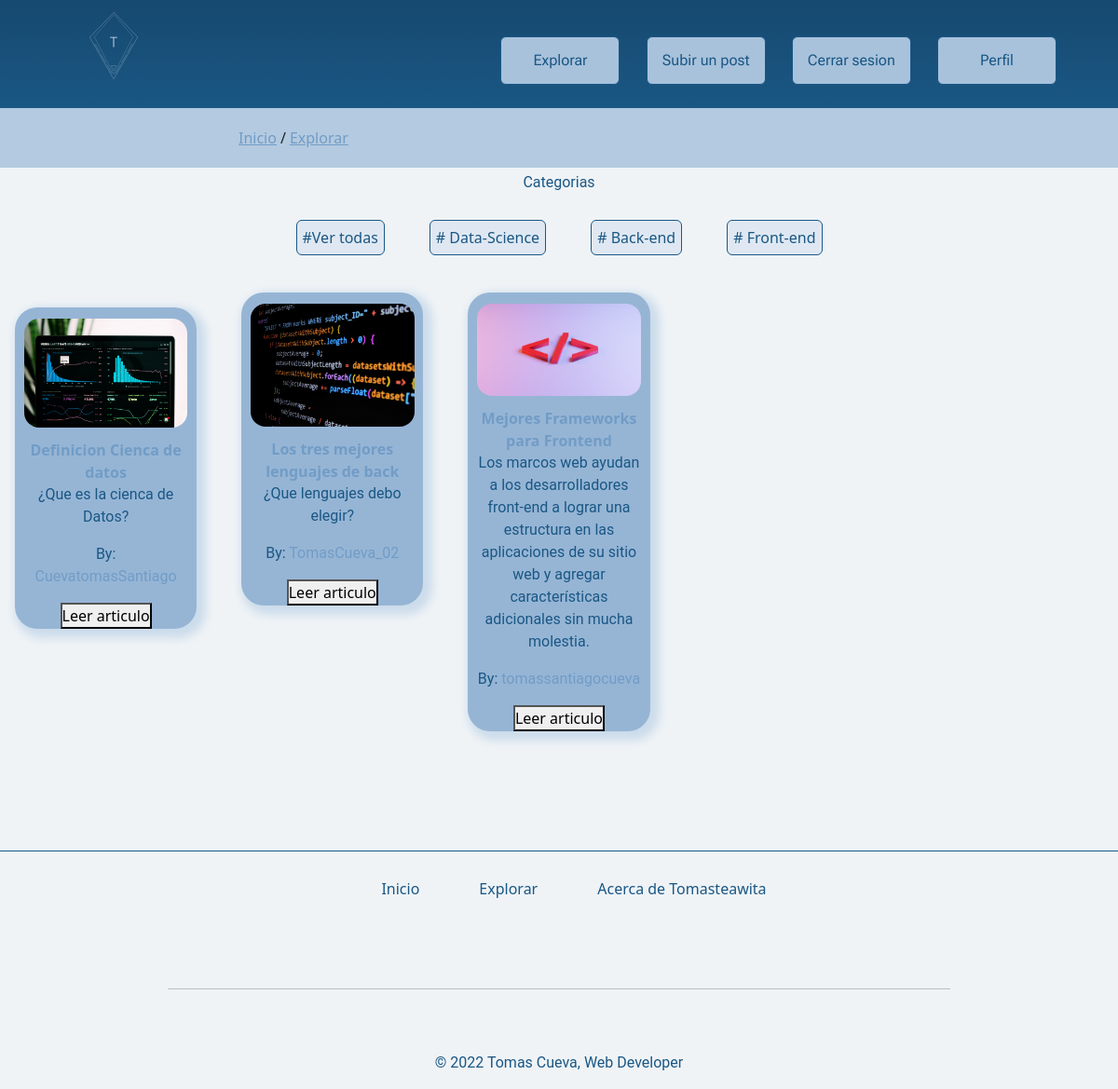
Before: /search/ (signed in) with the older database file.
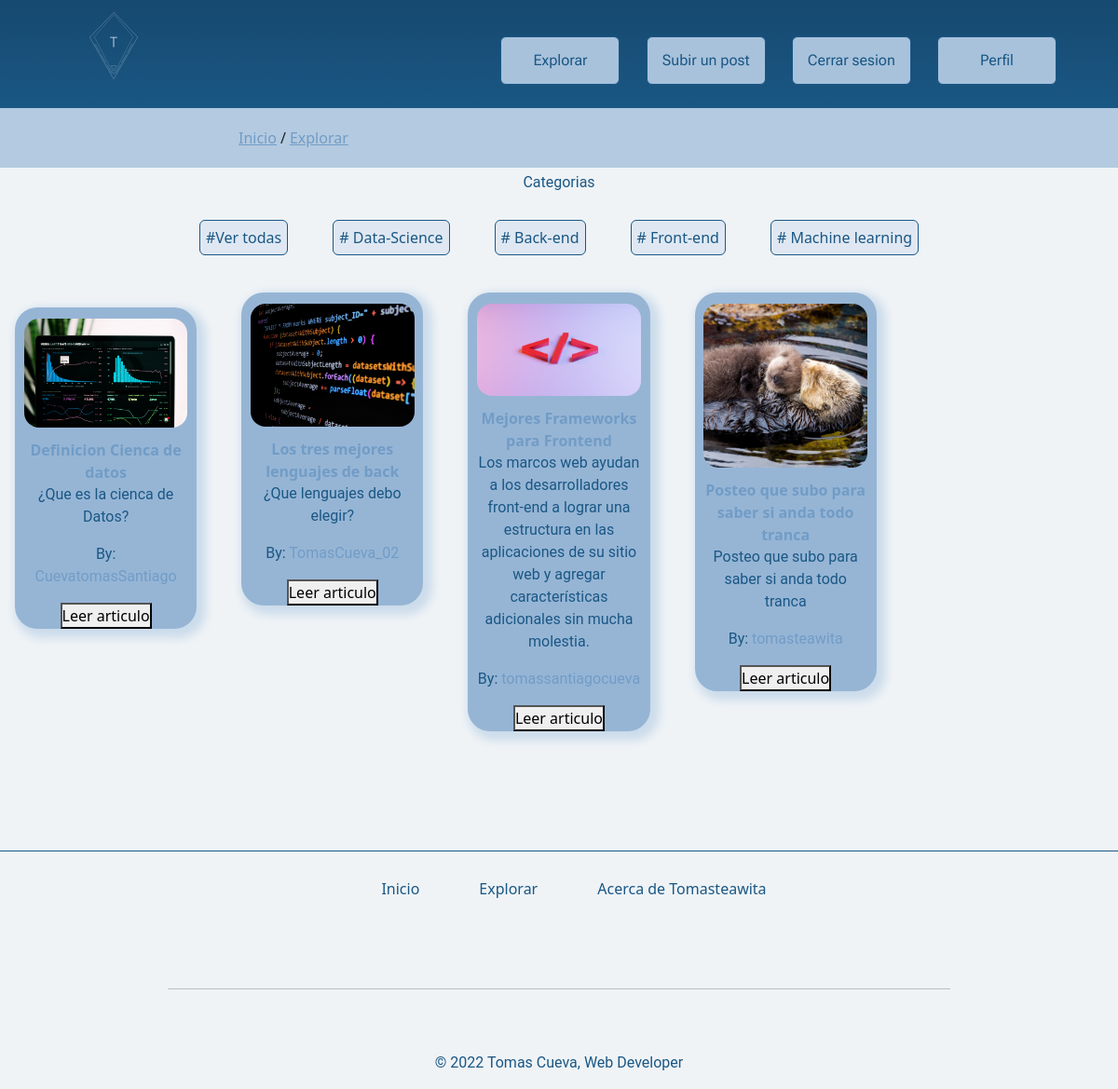
After: the same page with the newer database file.
### blog/models.py (models this page shows, shortened)
class Category(models.Model):
    name = models.CharField(max_length=65)
    date_creation = models.DateTimeField()

class Post(models.Model):
    title = models.CharField(max_length=75)
    description = models.CharField(max_length=256)
    text = models.TextField(max_length=1040)
    image = models.ImageField(upload_to='image',null=True,blank=True)
    user = models.ForeignKey(User, on_delete=models.CASCADE,null=True,blank=True)
    category = models.ForeignKey(Category, on_delete=models.CASCADE,null=True,blank=True)
    date = models.DateTimeField(null=True)

### blog/views.py (the view)
# urls.py: path('search/', search, name="search"),
@login_required
def search(request):
    show_category = Post.objects.all()
    show_category_buttons = []
    for cat in show_category:
        if  cat.category in show_category_buttons:
            pass
        else:
            show_category_buttons.append(cat.category)
    if request.GET.get('category_id', False):
        category_id = request.GET['category_id']
        posts = Post.objects.filter(category_id=category_id)
        return render(request, 'search.html', {'posts': posts,'show_category_buttons':show_category_buttons})
    return render(request, 'search.html', {'show_category': show_category ,'show_category_buttons':show_category_buttons})

### blog/templates/search.html (shortened to what this page needs)
{% extends 'main.html' %}
{% load static %}
{% block main %}
    <main class="search">
        <nav class="navigation">
            <div>
                <a href="{% url 'index' %}">Inicio</a><span>/</span><a href="{% url 'search' %}">Explorar</a>
            </div>
        </nav>
        <section class="research">
            <form method="get">
                <p for="category">Categorias</p>
                <div>
                    <a href="{% url 'search' %}">#Ver todas</a>
                    {% for cat in show_category_buttons %}
                    <button type="submit" name="category_id" value="{{cat.id}}" id="category_id" >
                        # {{cat.name}}
                    </button>
                {% endfor %}
                </div>
            </form>
        </section>
        <section class="view-post">
            {% if posts %}
                {% for post in posts %}
                    <article class="Tcard">
                        <img src="{{post.image.url}}" alt="">
                        <div>
                            <strong>{{post.title}}</strong>
                            <p>
                                {{post.description}}
                            </p>
                            <p>
                                <span>By: </span><a href="">{{post.user}}</a>
                            </p>
                        </div>
                        <button>
                            Leer articulo
                        </button>
                    </article>
                {% endfor %}
            {% else%}
                {% for post in show_category %}
                    <article class="Tcard">
                        <img src="{{post.image.url}}" alt="">
                        <div>
                            <strong>{{post.title}}</strong>
                            <p>
                                {{post.description}}
                            </p>
                            <p>
                                <span>By: </span><a href="">{{post.user}}</a>
                            </p>
                        </div>
                        <button>
                            Leer articulo
                        </button>
                    </article>
                {% endfor %}
            {% endif %}
        </section>
    </main>
{% endblock %}

Changed rows visible on the page:
now on this page (row unchanged): Category: {{ cat.id }} 5 (drawn), name "Machine learning"
added Post: image (picture), title "Posteo que subo para saber si anda todo tranca", description "Posteo que subo para saber si anda todo tranca", user "tomasteawita"
